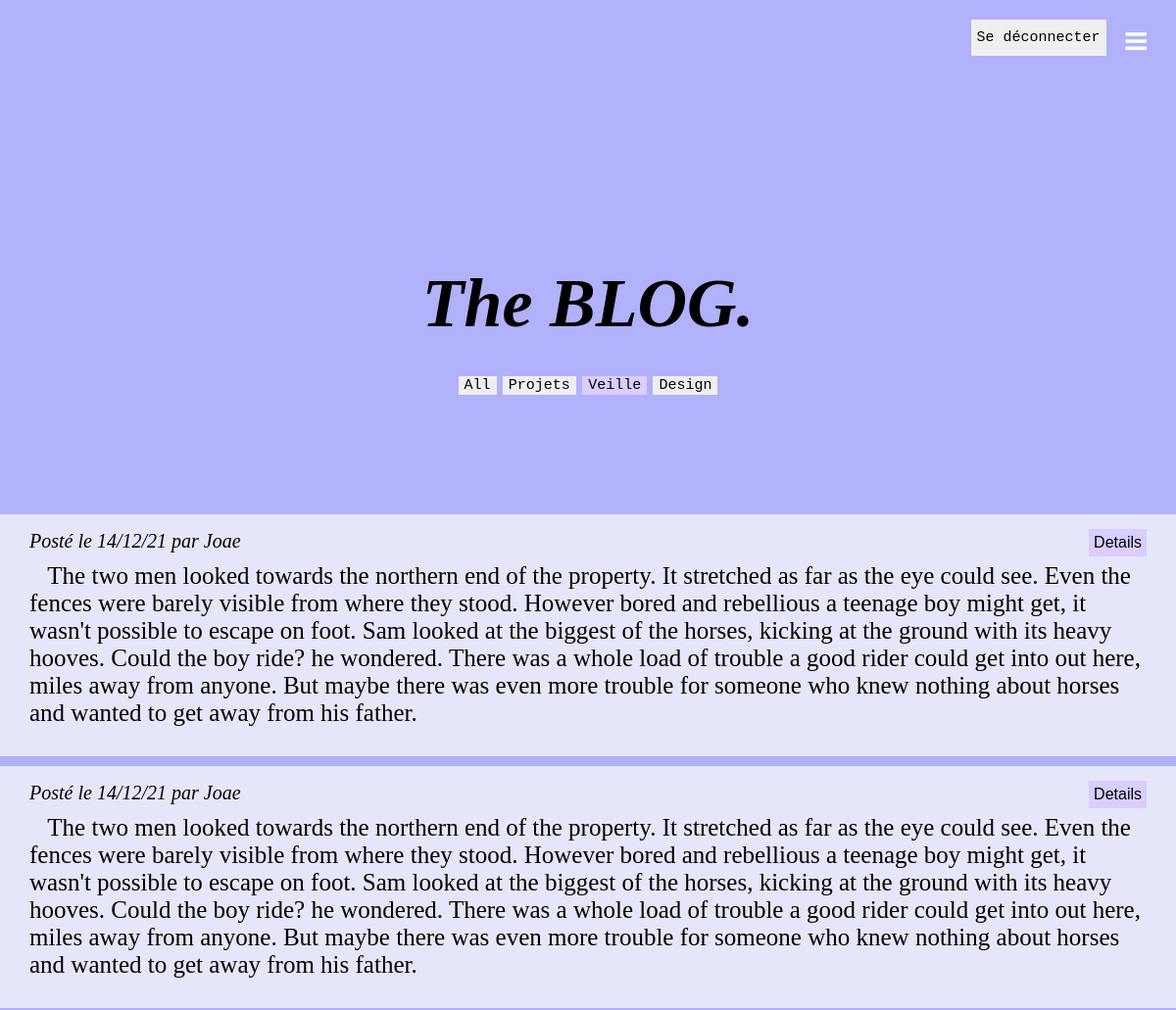
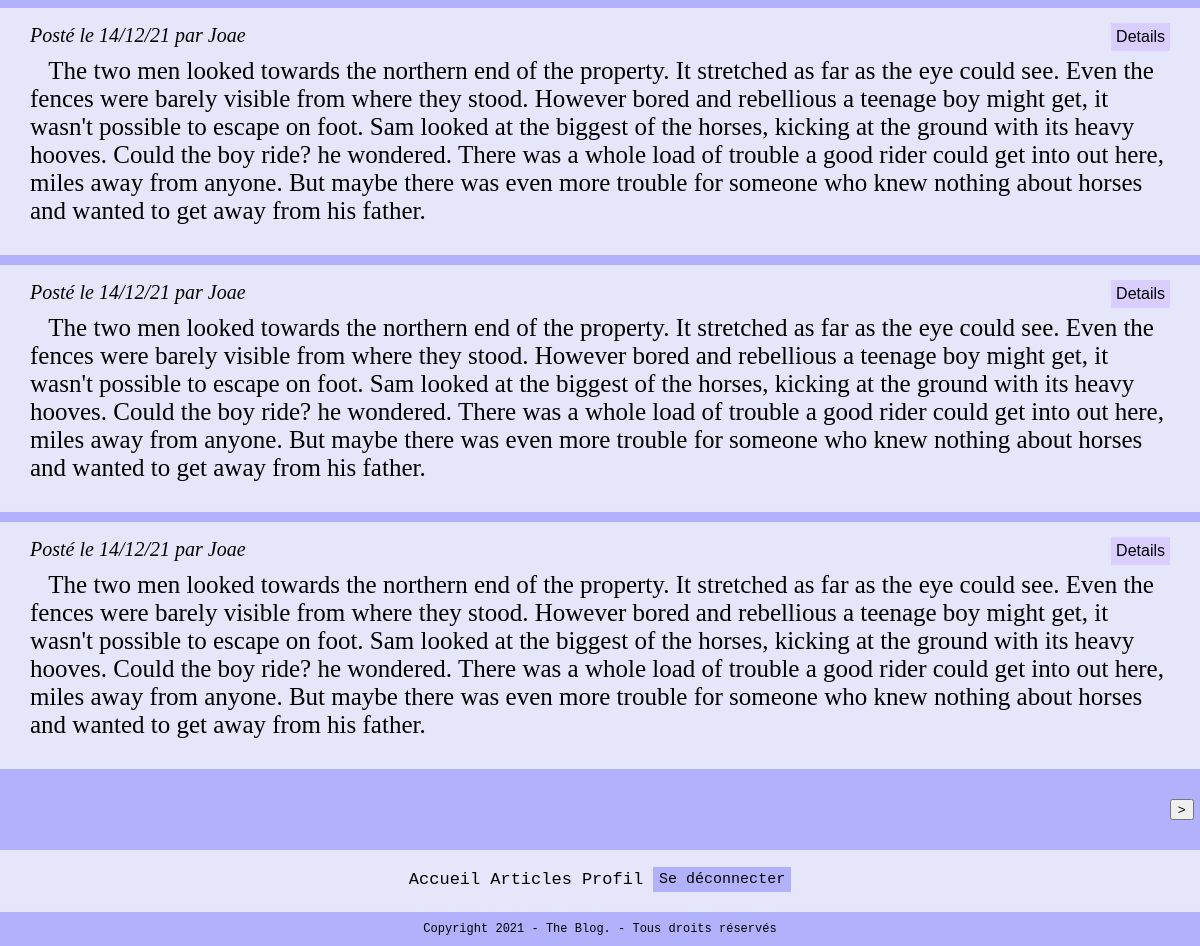
/articles.php?Categorie=Veille (signed in), run on the app's committed database (2 pictures, top to bottom).
### tables this page shows
CREATE TABLE `articles` (
  `id` int(11) NOT NULL,
  `article` text NOT NULL,
  `id_utilisateur` int(11) NOT NULL,
  `id_categorie` int(11) NOT NULL,
  `date` timestamp NOT NULL DEFAULT CURRENT_TIMESTAMP ON UPDATE CURRENT_TIMESTAMP
);

CREATE TABLE `utilisateurs` (
  `id` int(11) NOT NULL,
  `login` varchar(255) NOT NULL,
  `password` varchar(255) NOT NULL,
  `email` varchar(255) NOT NULL,
  `id_droits` int(11) NOT NULL
);

### articles.php (the view, shortened to what this page needs)
<!DOCTYPE html>
<html>
<head>
  <?php include "head.php";?>
 </head>
 <body>
  <header>
    <?php include "header.php";?>
  </header>
  <main>
  <h1 class="title"><i>The BLOG.  </i></h1>
  <form method="get" class="art_cat">
    <input class ="All" type="submit" name = "All" value="All"></input>
    <input class ="Projets" type="submit" name = "Categorie" value="Projets"></input>
    <input class ="Veille" type="submit" name = "Categorie" value="Veille"></input>
    <input class ="Design" type="submit" name = "Categorie" value="Design"></input>
  </form>
  <div class='index_articles'>
<?php
include "db_link.php";
if(isset($_GET["Categorie"])){
    ?><style>.Projets{background-color : rgb(217, 206, 255);}</style> <?php
  if($_GET["Categorie"]=="Veille"){
    $sql = "SELECT * FROM articles WHERE id_categorie = 2";
    ?><style>.Veille{background-color : rgb(217, 206, 255);}</style> <?php
  }
    ?><style>.Design{background-color : rgb(217, 206, 255);}</style> <?php
}
elseif(isset($_GET["All"])){
  $sql = "SELECT * FROM articles ";
  ?><style>.All{background-color : rgb(217, 206, 255);}</style> <?php
}
else{
  $sql = "SELECT * FROM articles ";
  ?><style>.All{background-color : rgb(217, 206, 255);}</style> <?php
}
$query = $conn->query($sql);
$comments = $query->fetch_all();
$sql = "SELECT utilisateurs.id, utilisateurs.login FROM utilisateurs INNER JOIN articles ON articles.id_utilisateur = articles.id" ;
$query = $conn->query($sql);
$users = $query->fetch_all();
$i = 0;
$u = 0;
$arts = array();
foreach(array_reverse($comments) as $comment){
  $arts[$u][] = $comment;
  $i++;
  if ($i == 5){
    $i = 0;
    $u ++;
  }
}
foreach($arts[$_SESSION["page"]] as $article){
  echo "<div>
          <article>";
  foreach($users as $user){
    if ($article[2] == $user[0]){
      $uname = $user[1];
    }
  }
  $date = date_create($article[4]);
  $date = date_format($date, 'd/m/y');
  echo "
  <div class='articles_container'>
    <div class='info_article'>
      <div class='post_info'> Posté le $date par $uname</br>
      </div>
      <div class='read_more'>
        <form action = 'article.php' method = 'get'> <button name ='id' type='submit' value ='$article[0]'> Details </button>
          </form>
      </div>
    </div>
    <div > &nbsp&nbsp $article[1]
    </div>
  </div>
  </div>
  </article>
  ";
}
if(count($comments)>4){
  echo "
    <form method='get'>
    <div class = 'art_arr'>
    <button id ='left' name = 'page' type = 'submit' value='".($_SESSION['page']-1)."'> <</button>
    <button id ='right' name = 'page' type = 'submit' value='".($_SESSION['page']+1)."'> ></button>
    </div>
    </form>";
    ?><style>#left{color : rgb(177, 177, 252);border:none;background-color:rgb(177, 177, 252)}</style> <?php
    ?><style>#right{color : rgb(177, 177, 252);border:none;background-color:rgb(177, 177, 252)}</style> <?php
}
?>
</div>
  </main>
  <footer>
    <?php include "footer.php";?>
  </footer>
</body>
</html>

### style.css (style rules this page uses)
* { box-sizing: border-box; margin : 0; }
body { background-color: rgb(177, 177, 252); font-family : Georgia, serif; font-size : 25px; }
main { display : flex; flex-direction : column; }
header { display : flex; flex-direction: row; justify-content: flex-end; align-items: flex-end; gap : 20px; padding : 30px; }
.post_info { width : 100%; font-style : italic; }
.read_more { width: 100px; }
.title { display : flex; flex-direction: column; justify-content: center; align-items:center; height: 430px; font-size : 70px; }
footer { font-size : 10px; }
.index_articles { display : flex; flex-direction :column; gap : 10px; }
.index_articles article { background-color : lavender; width : 1200px; display : flex ; flex-direction: column; justify-content: center; align-items:center; box-sizing: border-box; padding: 30px; }
main { display : flex; flex-direction : column; justify-content: center; align-items: center; }
.info_article { display :flex; flex-direction : row; justify-content: flex-start; align-items: flex-start; width : 100%; gap : 850px; font-size : 20px; line-height : 35px; padding-bottom : 4px; margin-top : -20px; }
.info_article button { border :none; font-size : 16px; padding : 5px; background-color:rgb(217, 206, 255); cursor : pointer; }
.art_cat { margin-top : -150px; margin-bottom : 122px; }
.art_cat input { border :none; font-family : monospace; font-size : 15px; }
.art_arr { display : flex; gap : 1150px; color : black; padding-top: 20px; margin-bottom: -20px; }
#right { cursor: pointer; }
#left { cursor: pointer; }

### articles.php (style rules this page uses)
.Veille { background-color : rgb(217, 206, 255); }
#left { color : rgb(177, 177, 252);border:none;background-color:rgb(177, 177, 252) }

### data on the page
articles: date "14/12/21", id_utilisateur.login "Joae", $article[0] 18 (drawn), article "The two men looked towards the northern end of the property. It stretched as far as the eye could see. Even the fences were barely visible from where they stood. However bored and rebellious a teenage boy might get, it wasn't possible to escape on foot. Sam looked at the biggest of the horses, kicking at the ground with its heavy hooves. Could the boy ride? he wondered. There was a whole load of trouble a good rider could get into out here, miles away from anyone. But maybe there was even more trouble for someone who knew nothing about horses and wanted to get away from his father."
articles: date "14/12/21", id_utilisateur.login "Joae", $article[0] 17 (drawn), article "The two men looked towards the northern end of the property. It stretched as far as the eye could see. Even the fences were barely visible from where they stood. However bored and rebellious a teenage boy might get, it wasn't possible to escape on foot. Sam looked at the biggest of the horses, kicking at the ground with its heavy hooves. Could the boy ride? he wondered. There was a whole load of trouble a good rider could get into out here, miles away from anyone. But maybe there was even more trouble for someone who knew nothing about horses and wanted to get away from his father."
articles: date "14/12/21", id_utilisateur.login "Joae", $article[0] 12 (drawn), article "The two men looked towards the northern end of the property. It stretched as far as the eye could see. Even the fences were barely visible from where they stood. However bored and rebellious a teenage boy might get, it wasn't possible to escape on foot. Sam looked at the biggest of the horses, kicking at the ground with its heavy hooves. Could the boy ride? he wondered. There was a whole load of trouble a good rider could get into out here, miles away from anyone. But maybe there was even more trouble for someone who knew nothing about horses and wanted to get away from his father."
articles: date "14/12/21", id_utilisateur.login "Joae", $article[0] 10 (drawn), article "The two men looked towards the northern end of the property. It stretched as far as the eye could see. Even the fences were barely visible from where they stood. However bored and rebellious a teenage boy might get, it wasn't possible to escape on foot. Sam looked at the biggest of the horses, kicking at the ground with its heavy hooves. Could the boy ride? he wondered. There was a whole load of trouble a good rider could get into out here, miles away from anyone. But maybe there was even more trouble for someone who knew nothing about horses and wanted to get away from his father."
articles: date "14/12/21", id_utilisateur.login "Joae", $article[0] 8 (drawn), article "The two men looked towards the northern end of the property. It stretched as far as the eye could see. Even the fences were barely visible from where they stood. However bored and rebellious a teenage boy might get, it wasn't possible to escape on foot. Sam looked at the biggest of the horses, kicking at the ground with its heavy hooves. Could the boy ride? he wondered. There was a whole load of trouble a good rider could get into out here, miles away from anyone. But maybe there was even more trouble for someone who knew nothing about horses and wanted to get away from his father."
